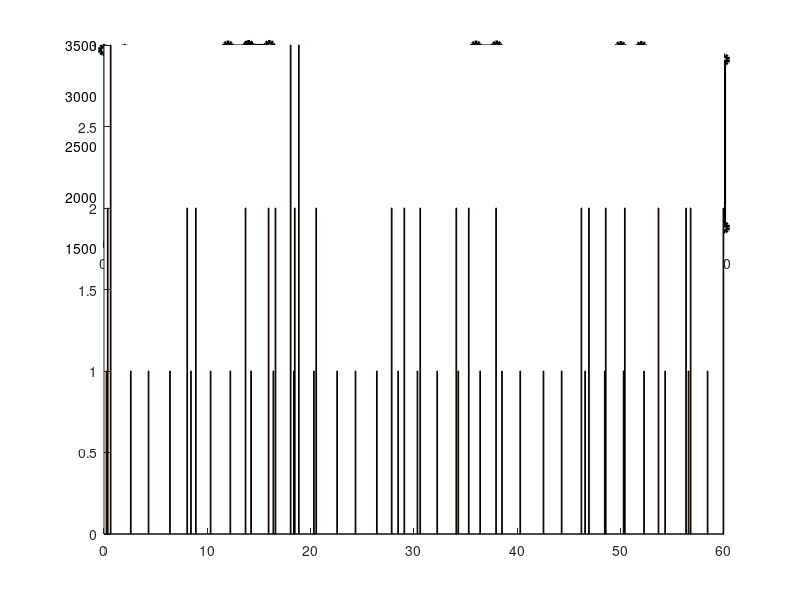

Source code (MATLAB): (Note: this script raises an error after producing the figure.)
clear all;
close all;
% %%%% frame/segment 100, file size for seg0: lay0-97KB, lay1-691KB, lay2-708KB
% %%% fps is 25, 4 seconds per segment
% l1=[1 1 1 1 1];
% l2=[1 1 1 1 1];
% threshold1=[208.604 208.604 208.604 208.604 208.604 208.604 208.604 208.604 208.604 208.604];
% threshold2=[596.307 596.307 596.307 596.307 596.307 596.307 596.307 596.307 596.307 596.307];
% time_slot = 0:2:20;
% 
% %% calculate the selected layer for speed 200KB/s
% bd_200 = [200 204.499 349.135 106.823 267.960];%
% layer_200=[2 2 3 2 3];%0:1 16:2 32:3
% z_200=[l1' (layer_200-l1)' l1']
% %% plot figure1
% figure(1);
% 
% stackedbar = @(x, A) bar(x, A, 0.3,'stack');
% 
% prettyline = @(x, y) plot(x, y, 'k-o', 'LineWidth', 1);
% 
% [hAxes,hBar,hLine] = plotyy(time_slot,z_200,time_slot,bd_200,stackedbar,prettyline);
% set(hAxes,'XTick',time_slot); % Change x-axis ticks
% set(hAxes,'XTickLabel',time_slot); % Change x-axis ticks labels to desired values.
% set(hAxes,'NextPlot','add');
% plot(hAxes(2),time_slot,threshold1,'b-.o');
% axis(hAxes(2),[-2 18 0 500]);
% axis(hAxes(1),[-2 18 0 5]);
% 
% colormap summer;
% title('Layer selection, network speed from 200KB/s to 400KB/s');
% xlabel('Time (s)');
% ylabel(hAxes(1),'Layer ID');
% ylabel(hAxes(2), 'Bandwidth (KB/s)');
% legend(hAxes(1),'layer1','layer2','layer3');
% legend(hAxes(2),'Estimate Bandwidth','Switch threshold','Real Bandwidth');

%%

figure;
subplot(2,1,1);
hold on
%choose level to upload
y_1=[
1
2
3
1
1
1
2
1
2
1
1
2
1
2
1
2
3
1
2
3
1
2
1
1
1
2
1
2
1
2
1
2
1
2
1
2
1
1
1
1
2
1
2
1
2
1
2
1
2
1
2
1
2
1
2
];
%times of upload
x_1= [
0.24304
0.35962
0.64339
2.59262
4.31015
6.38526
8.05265
8.41558
8.88965
10.31658
12.22613
13.69671
14.23188
15.92732
16.38931
16.59432
18.06111
18.37430
18.46224
18.85489
20.31406
20.53587
22.56105
24.33869
26.40476
27.83998
28.46583
29.06329
30.33453
30.60070
32.24515
34.09379
34.28575
35.30068
36.40202
37.94280
38.51490
40.28096
42.52841
44.28841
46.20128
46.55713
46.92991
48.46236
48.55621
50.28488
50.40292
52.26285
53.66027
54.30301
56.32707
56.56960
56.77072
58.41052
59.94352
]; 
%simulated bandwith values
y_3=[
3451
1503
1817
3210
3363
1619
3485
3490
3416
3394
1826
1717
1672
3161
3219
1712
3237
1675
3485
1965
3307
1983
3369
1871
3176
3480
3247
1702
1957
3356
1698];
stackedbar = @(x, A) bar(x, A,'stack');
prettyline = @(x, y) stairs(x, y, 'k-o', 'LineWidth', 3,'Color','k');

time_slot_2=0:2:60;

[hAxes,hBar,hLine]=plotyy(time_slot_2,y_3,x_1,y_1, prettyline, stackedbar);
set(hAxes,'XTick',time_slot_2); % Change x-axis ticks
layer_id=[0 1 2 3 4 5];
bw=0:500:4000;
set(hAxes(2),'Ytick',layer_id);   %CHANGED
set(hAxes(1),'Ytick',bw);         % CHANGED
colormap summer;

line([0 60],[3101 3101],'LineStyle','--','Linewidth',2,'Color','b');
line([0 60],[1470 1470],'LineStyle','--','Linewidth',2,'Color','c');
line([0 60],[198 198],'LineStyle','--','Linewidth',2,'Color','g');

title('Layer selection, network speed from 200Kb/s to 3500Kb/s');
xlabel('Time (s)');
ylabel(hAxes(2),'Layer ID');    %cHANGED
ylabel(hAxes(1), 'Bandwidth (Kb/s)');   %CHANGED
legend(hAxes(2),'Layer ID','Simulated Bandwidth','Threshold Layer 3','Threshold Layer 2','Threshold Layer 1');
%grid minor
hold off


%%
subplot(2,1,2);
%upload times
x_4= x_1; 
%estimated values of BW
y_4=[
3151.1044388 
3187.68783553
3169.44429877
1430.30464425
1687.18810973
3043.2559525 
3093.90750302
3193.18441945
3195.53622678
1491.7001266 
3022.06931298
3325.5204286 
3078.43836818
3315.89285574
3245.24017866
3256.41520789
3251.35687807
3191.38189999
3162.56221659
3220.53527351
1681.20688205 
1725.83056217
1625.66917079
1545.91297967
3001.58976167
3011.51500051
2782.91373301
2768.97105187
1478.2991944 
1395.51578681
2823.19152804
2790.5863374 
1506.72786715
1492.07294555
3314.3232285 
3174.02994583
1870.16746132
3001.97843779
1889.3054197 
3092.65371195
2938.85262154
1781.88254306
1790.02580131
3021.46169637
2963.46654371
3177.66613548
3246.33328812
2821.36266274
3094.3531397 
1528.56702518
1615.19356002
1847.42347912
1847.39167781
3182.54878877
3007.5732377 
];

hold on
%threshold_values=[0 198 1470 3101];
time_slot_3=[0:2:60]

stairs(time_slot_3,y_3,'Linewidth',2,'Color',[1 0 0]);
line(x_4,y_4,'Color','k','Linewidth',2);

line([0 60],[3101 3101],'LineStyle','--','Linewidth',2,'Color','b');
line([0 60],[1470 1470],'LineStyle','--','Linewidth',2,'Color','c');
line([0 60],[198 198],'LineStyle','--','Linewidth',2,'Color','g');

title('Bandwidth estimation, network speed from 200Kb/s to 3500Kb/s');
xlabel('Time (s)');
ylabel('Bandwidth (Kb/s)');
legend('Simulated Bandwidth','Estimated Bandwidth','Threshold Layer 3','Threshold Layer 2','Threshold Layer 1');

%%















